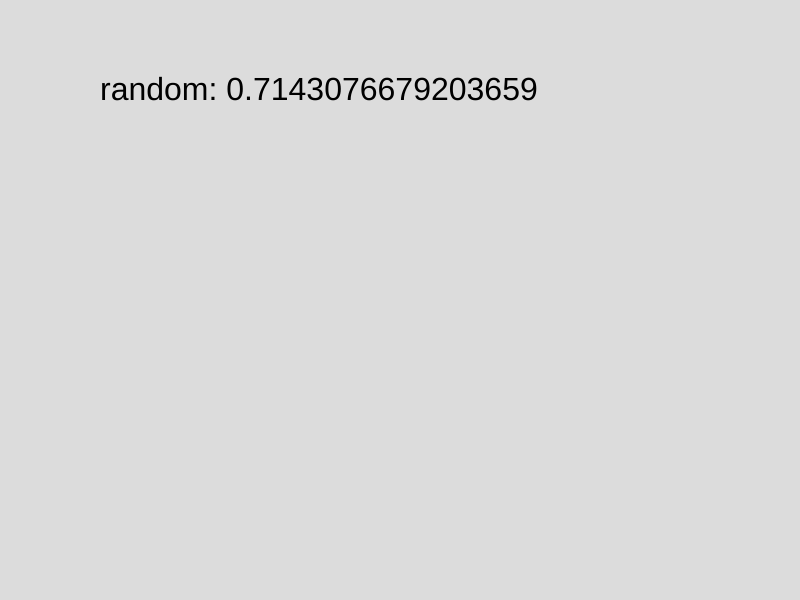
Frame 1 (no input)
Frame 60 (no input): identical to frame 1, image omitted
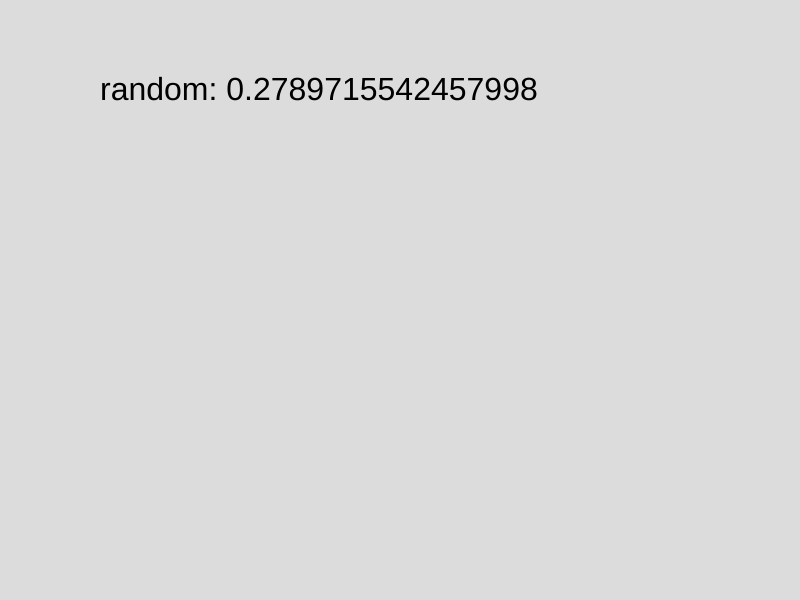
Frame 120 (the mouse pressed at the canvas centre since frame 60)

The p5.js sketch that drew these frames (run headless with seeded random() and noise() and a simulated clock; from frame 60 on, the mouse is pressed at the canvas centre):

// p5.js sketch
// ── sketch.js
let randVal;
let randRange;
let seed;

function setup() {
    createCanvas(800, 600);
    // a random seed fixes the randomness so it returns the 
    // same results each time
  //  seed = 120934;
   // randomSeed(seed);
    randVal = random();
    // randRange = random(0, width);
}

function draw() {
    background(220);
    textSize(32);
    text("random: " + randVal, 100, 100);
    // text("random range: " + randRange, 100, 200);
    // randRange = random(0, width);
    // text("another random range: " + randRange, 100, 300);
    // noLoop();
}

function mousePressed(){
    seed = floor(random(13001));
    randomSeed(seed);
    console.log(seed);
    randVal = random();
}
